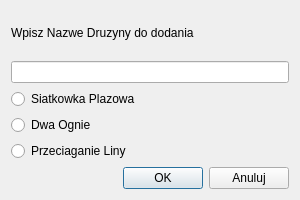
<?xml version="1.0" encoding="UTF-8"?>
<ui version="4.0">
 <class>DodajDruzyneDialog</class>
 <widget class="QDialog" name="DodajDruzyneDialog">
  <property name="geometry">
   <rect>
    <x>0</x>
    <y>0</y>
    <width>300</width>
    <height>200</height>
   </rect>
  </property>
  <property name="maximumSize">
   <size>
    <width>300</width>
    <height>200</height>
   </size>
  </property>
  <property name="windowTitle">
   <string>Dialog</string>
  </property>
  <layout class="QVBoxLayout" name="verticalLayout_2">
   <item>
    <widget class="QLabel" name="label">
     <property name="text">
      <string>Wpisz Nazwe Druzyny do dodania</string>
     </property>
    </widget>
   </item>
   <item>
    <layout class="QVBoxLayout" name="verticalLayout">
     <item>
      <widget class="QLineEdit" name="lineEdit">
       <property name="readOnly">
        <bool>false</bool>
       </property>
      </widget>
     </item>
     <item>
      <widget class="QRadioButton" name="radioButton">
       <property name="text">
        <string>Siatkowka Plazowa</string>
       </property>
      </widget>
     </item>
     <item>
      <widget class="QRadioButton" name="radioButton_3">
       <property name="text">
        <string>Dwa Ognie</string>
       </property>
      </widget>
     </item>
     <item>
      <widget class="QRadioButton" name="radioButton_2">
       <property name="text">
        <string>Przeciaganie Liny</string>
       </property>
      </widget>
     </item>
    </layout>
   </item>
   <item>
    <layout class="QHBoxLayout" name="horizontalLayout">
     <item>
      <spacer name="horizontalSpacer">
       <property name="orientation">
        <enum>Qt::Horizontal</enum>
       </property>
       <property name="sizeHint" stdset="0">
        <size>
         <width>40</width>
         <height>20</height>
        </size>
       </property>
      </spacer>
     </item>
     <item>
      <widget class="QPushButton" name="pushButton">
       <property name="text">
        <string>OK</string>
       </property>
      </widget>
     </item>
     <item>
      <widget class="QPushButton" name="pushButton_2">
       <property name="text">
        <string>Anuluj</string>
       </property>
      </widget>
     </item>
    </layout>
   </item>
  </layout>
 </widget>
 <resources/>
 <connections/>
</ui>
